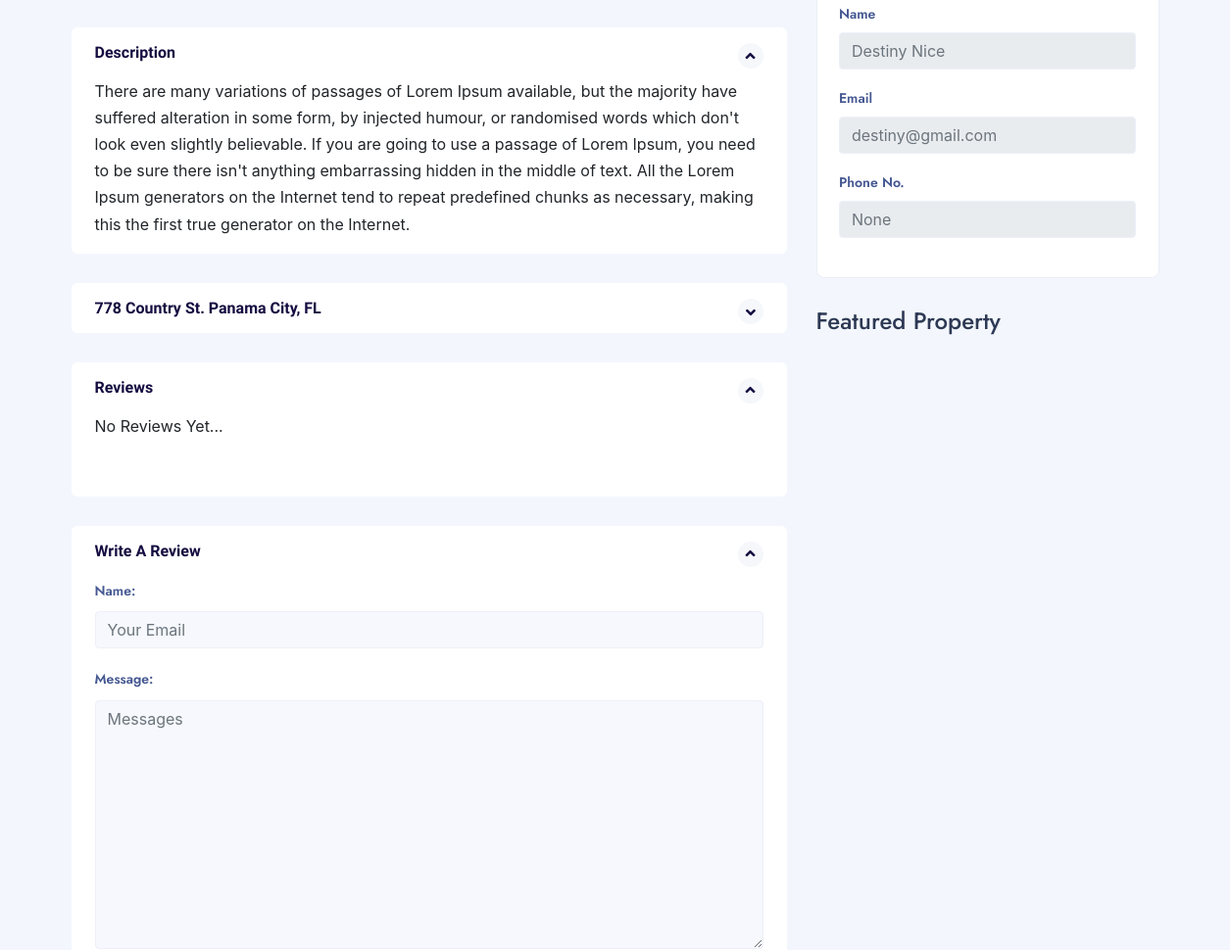
The page /property/jannat-graynight-mood-in-siver-colony-london/ (middle part) on the database as committed earlier.
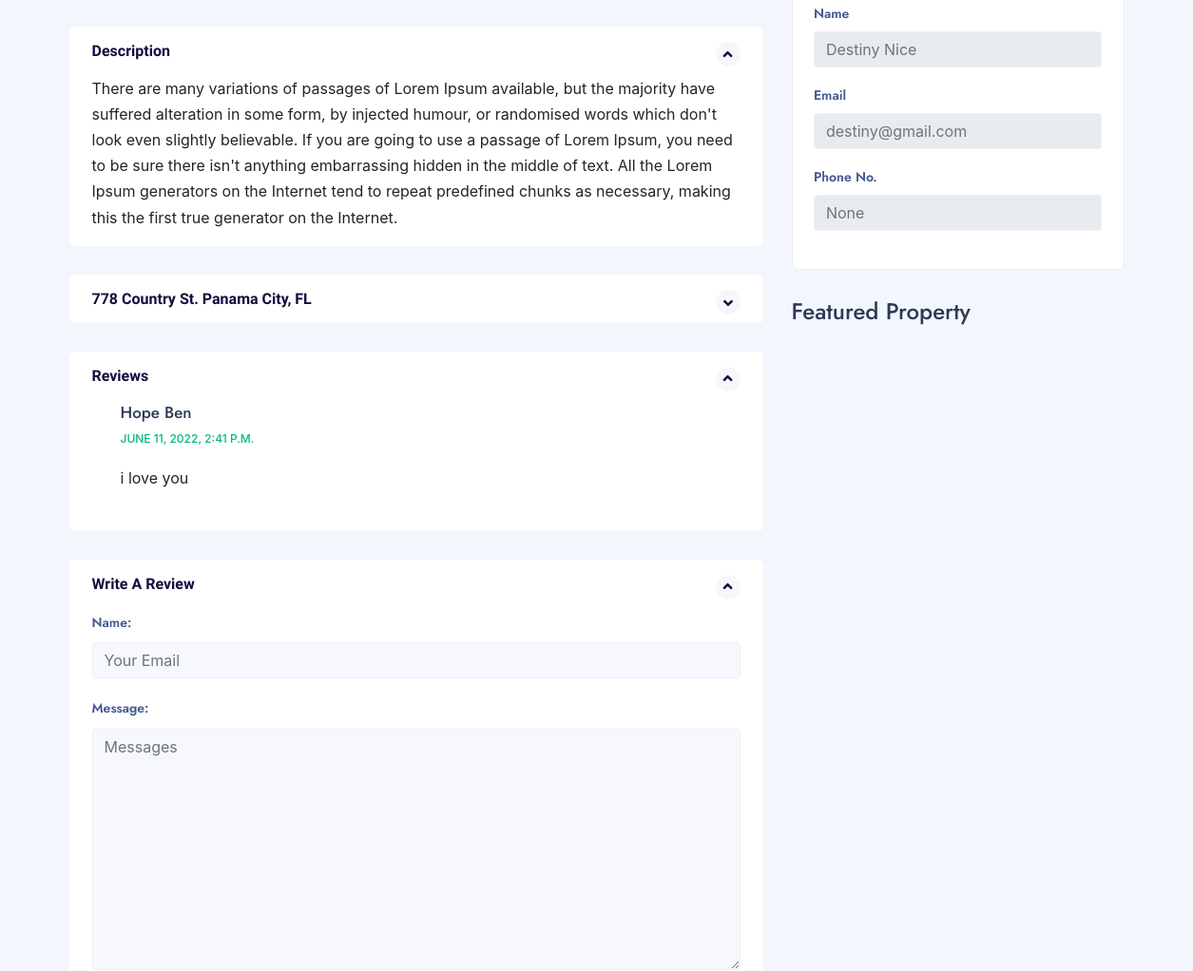
The same page on the database as committed later.
### real/models.py (models this page shows, shortened)
class Review(models.Model):
    review = models.ForeignKey(Listing, on_delete=models.CASCADE, related_name='reviews')
    name = models.CharField(max_length=200)
    property_title = models.CharField(max_length=200)
    email = models.EmailField()
    message = models.TextField()
    created_date = models.DateTimeField(default=timezone.now)
    approved_comment = models.BooleanField(default=False)

### real/views.py (the view)
# urls.py: path('property/<slug:slug>/', DetailsViews, name='property_details'),
def DetailsViews(request, slug):
    feature = Featured.objects.order_by('-list_date').all()[:4]
    single = Listing.objects.filter(slug=slug)
    if single.exists():
        single = Listing.objects.get(slug=slug)
    else:
        return redirect("index:404")
    if request.method == 'POST':
        comment_form = ReviewForm(request.POST)
        if comment_form.is_valid():
            new_comment = comment_form.save(commit=False)
            new_comment.review = single
            new_comment.save()
        else:
            messages.error(request, comment_form.errors)
            comment_form = ReviewForm()
    else:
        comment_form = ReviewForm()
    content = {'single':single, 'feature':feature,
                'comment_form': comment_form}
    return render(request, 'single-property.html', content)

### real/forms.py
class ReviewForm(forms.ModelForm):
    class Meta:
        model = Review
        fields = ('name', 'message', 'property_title', 'email')
        widgets = {
            'name': forms.TextInput(attrs={'class': 'form-control ht-80', 'placeholder':'Your Email'}),
            'property_title': forms.TextInput(attrs={'class': 'form-control', 'placeholder':'Property Title'}),
            'email': forms.EmailInput(attrs={'class': 'form-control', 'placeholder':'Your Email'}),
            'message': forms.Textarea(attrs={'class': 'form-control', 'placeholder':'Messages'}),
        }

### template/single-property.html (shortened to what the changed rows need)
{%  extends 'include/base.html' %}
{%  load static %}
{%  block body %}
			<section class="gray-simple min">
				<div class="container">
					<div class="row">
						<div class="col-lg-8 col-md-12 col-sm-12">
							<div class="property_block_wrap style-2">
								<div id="clEight" class="panel-collapse collapse show">
									<div class="block-body">
										<div class="author-review">
											<div class="comment-list">
												<ul>
													<li class="article_comments_wrap">
														<article>
															{%  if not single.reviews.all %}
															    <p>No Reviews Yet...</p>
														        {% else %}
																{% for view in single.reviews.all %}
															<div class="comment-details">
																<div class="comment-meta">
																	<div class="comment-left-meta">
																		<h4 class="author-name">{{ view.name  }}</h4>
																		<div class="comment-date">{{  view.created_date }}</div>
																	</div>
																</div>
																<div class="comment-text">
																	<p>
																		{{  view.message  }}
																	</p>
																</div>
															</div>
															{% endfor %}
															{% endif %}
														</article>
													</li>
												</ul>
											</div>
										</div>
									</div>
								</div>
							</div>
						</div>
					</div>
				</div>
			</section>
{%  endblock  %}

Rows that differ between the two databases and show on the page:
added Review: name "Hope Ben", created_date "JUNE 11, 2022, 2:41 P.M.", message "i love you"
Other text that changed with them:
text no longer shown: "No Reviews Yet..."
